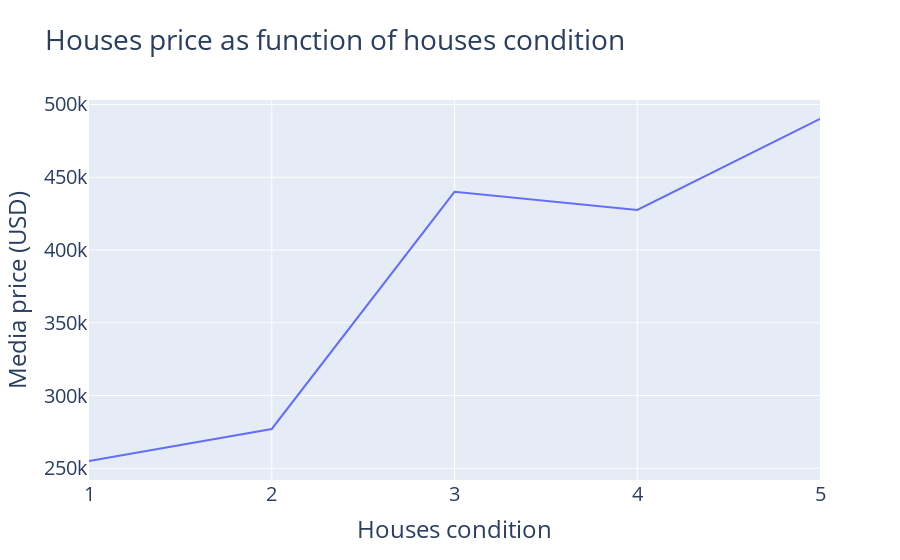

This figure's notebook cell:
### Markdown cell above
#### Meidan prices per condition

### Code cell
def mediam_price_per_condition(data):
    """
    mostra a mediana dos preços dos imóveis para cada uma das condições.
    """
    
    price_per_condition = data[['price', 'condition']].groupby('condition').median().reset_index()
    price_per_condition.columns=['condition', 'median_price']
    
    fig = px.line(price_per_condition, x = 'condition', y = 'median_price', title = 'Averaged price per condition')
    fig.update_layout(
        font_size = 20,
        title = "Houses price as function of houses condition",
        xaxis_title = 'Houses condition',
        yaxis_title = 'Media price (USD)'            
    )
    fig.show()
mediam_price_per_condition(data)

### Figure 1 — Plotly figure (JSON) as saved in the notebook; plotly's stock layout.template omitted (floating-point values rounded to 4 significant figures)
{"data": [{"hovertemplate": "condition=%{x}<br>median_price=%{y}<extra></extra>", "legendgroup": "", "line": {"color": "#636efa", "dash": "solid"}, "marker": {"symbol": "circle"}, "mode": "lines", "name": "", "orientation": "v", "showlegend": false, "type": "scatter", "x": ["1", "2", "3", "4", "5"], "xaxis": "x", "y": [255000, 277000, 439990, 427500, 490000], "yaxis": "y"}], "layout": {"font": {"size": 20}, "legend": {"tracegroupgap": 0}, "title": {"text": "Houses price as function of houses condition"}, "xaxis": {"anchor": "y", "domain": [0, 1], "title": {"text": "Houses condition"}}, "yaxis": {"anchor": "x", "domain": [0, 1], "title": {"text": "Media price (USD)"}}}}
